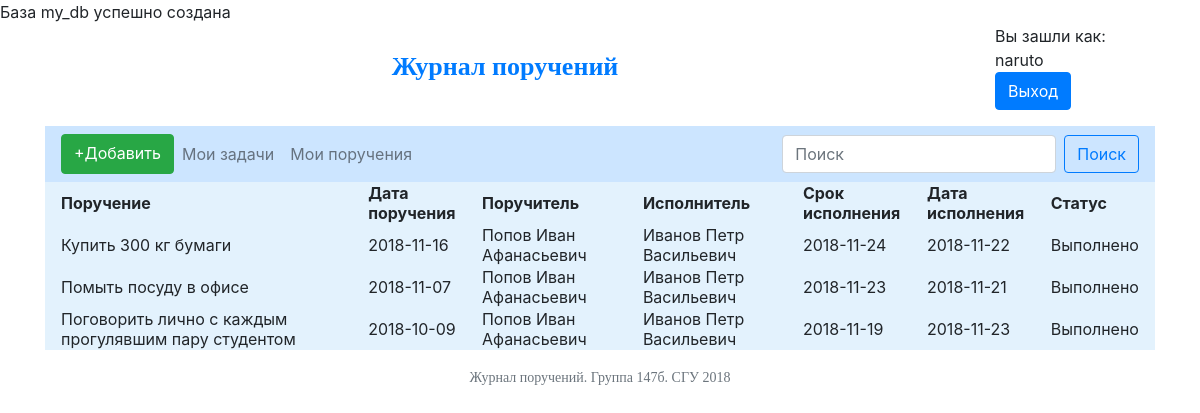
The page /index.php?page=my_order (signed in) on the database its author committed.
### tables this page shows
CREATE TABLE `authorization` (
  `ida` int(10) NOT NULL,
  `login` varchar(20) NOT NULL,
  `password` varchar(30) NOT NULL,
  `user_idu` int(10) NOT NULL
);

CREATE TABLE `task` (
  `idt` int(10) NOT NULL,
  `poruchitel` int(10) NOT NULL,
  `ispolnitel` int(10) NOT NULL,
  `data_poruch` date NOT NULL,
  `data_ispol` date NOT NULL,
  `srok` date NOT NULL,
  `status` varchar(30) NOT NULL,
  `obosnovanie_idf` int(10) DEFAULT NULL,
  `opisanie` varchar(150) DEFAULT NULL
);

### pages/my_order.php (the view)
<?php
	$query = "select opisanie, data_poruch, (select fio from task, user where user.idu=task.poruchitel LIMIT 1) as por,
			(select fio from task, user where user.idu=task.ispolnitel LIMIT 1) as isp, srok, data_ispol, status from task";
	$res1 = mysqli_query ($link, $query);
	$ech_res = "<table>
	<thead>
  			<th>Поручение</th>
			<th>Дата поручения</th>
			<th>Поручитель</th>
			<th>Исполнитель</th>
			<th>Срок исполнения</th>
			<th>Дата исполнения</th>
			<th>Статус</th>
	</thead>
	";
	while ($row = mysqli_fetch_array ($res1, MYSQLI_ASSOC)){
		$ech_res.="
		<tr>
  			<td>$row[opisanie]</td>
			<td>$row[data_poruch]</td>
			<td>$row[por]</td>
			<td>$row[isp]</td>
			<td>$row[srok]</td>
			<td>$row[data_ispol]</td>
			<td>$row[status]</td>
		</tr>
		";
	}
	$ech_res.="</table>";
	echo $ech_res;
?>

### pages/header.php
<div class="row">
	<div class="col-10">
		<span class='TopText'><a class="nav-link" href="/147b/index.php">Журнал поручений</a></span>
	</div>
	<div class="col-2">
		<?php
		echo "<div>Вы зашли как: $res_user[login]</div>";
		?>
		<form action='obrabot.php' method='POST'>
			<input type="submit" name='Exit' class="btn btn-primary" value='Выход'>
		</form>
	</div>
</div>

### style.css (style rules this page uses)
.TopText { display:table; margin:20px auto; font:bold 26px Tahoma; color:#007bff; }

### rows shown on the page
authorization: login "naruto"
task: opisanie "Купить 300 кг бумаги", data_poruch "2018-11-16", row "Попов Иван Афанасьевич", row "Иванов Петр Васильевич", srok "2018-11-24", data_ispol "2018-11-22", status "Выполнено"
task: opisanie "Помыть посуду в офисе", data_poruch "2018-11-07", row "Попов Иван Афанасьевич", row "Иванов Петр Васильевич", srok "2018-11-23", data_ispol "2018-11-21", status "Выполнено"
task: opisanie "Поговорить лично с каждым прогулявшим пару студентом", data_poruch "2018-10-09", row "Попов Иван Афанасьевич", row "Иванов Петр Васильевич", srok "2018-11-19", data_ispol "2018-11-23", status "Выполнено"
